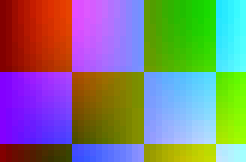
#> input picture tests/PdfNetStack.Tests/Fixtures/Bmp/rgb565.bmp, 41 x 27 px (shown 6 times larger); its folder holds only this picture in this run; the run also reads 4 pictures not shown here
$ python make_bmp_fixtures.py
#> lines starting #> are read from the running program, lines starting #| are printed output that depends on the picture; after the words box and inside, x2 and y2 are one past the last pixel; in counts of white or black regions, pixels touching at a corner belong together
"""Regenerates the BMP test fixtures, and the RGBA pixels Pillow decodes from each.

    rgb24.bmp      24 bit, bottom up, rows padded (Pillow)
    pal8.bmp       8 bit palette (Pillow)
    mono1.bmp      1 bit (Pillow)
    pal4.bmp       4 bit palette
    pal2.bmp       2 bit palette (Pillow does not read these: the reference is computed)
    rle8.bmp       RLE8 with literal runs, a jump and an early line end
    rle4.bmp       RLE4 with odd literal runs and a jump
    rgb565.bmp     16 bit bit fields, 5-6-5
    rgb555.bmp     16 bit, no masks: 5-5-5
    rgba32.bmp     32 bit, version 5 header with an alpha mask
    topdown.bmp    24 bit, negative height
    core24.bmp     24 bit with the OS/2 core header

Run length references are the palette applied to the indexes the encoder wrote, not Pillow's
decode: Pillow reads four bytes for a jump where the format has two, and drops the last pixel of
an odd RLE4 literal run. Pixels a run length image never reaches decode as transparent, so their
reference pixel is transparent too.

    pip install pillow numpy
    python tools/make_bmp_fixtures.py
"""

import struct
from pathlib import Path

import numpy as np
from PIL import Image

OUT = Path(__file__).resolve().parent.parent / "tests" / "PdfNetStack.Tests" / "Fixtures" / "Bmp"


def card(width, height):
    y, x = np.mgrid[0:height, 0:width].astype(np.float64)
    r = 128 + 100 * np.sin(x / 7.0) * np.cos(y / 11.0)
    g = 255 * x / max(1, width - 1)
    b = 255 * ((x // 12 + y // 12) % 2)
    return np.clip(np.stack([r, g, b], axis=-1), 0, 255).astype(np.uint8)


def bmp(width, height, bits, rows, compression=0, palette=None, masks=None, header=40, top_down=False, ppm=2835):
    """A bitmap file: rows already encoded, palette as RGB triples, masks inside a v5 header or after a v1 one."""
    if header == 12:
        info = struct.pack("<IHHHH", 12, width, height, 1, bits)
        table = b"".join(bytes([b, g, r]) for r, g, b in palette or [])
    else:
        info = struct.pack("<IiiHHIIiiII", header, width, -height if top_down else height, 1, bits, compression,
                           len(rows), ppm, ppm, len(palette or []), 0)
        extra = b""
        if header == 124:
            red, green, blue, alpha = masks
            extra = struct.pack("<IIII", red, green, blue, alpha) + b"BGRs" + bytes(36) + bytes(12) + struct.pack("<IIII", 4, 0, 0, 0)
            masks = None
        info += extra
        if masks:
            info += b"".join(struct.pack("<I", m) for m in masks)
        table = b"".join(bytes([b, g, r, 0]) for r, g, b in palette or [])
    offset = 14 + len(info) + len(table)
    return b"BM" + struct.pack("<IHHI", offset + len(rows), 0, 0, offset) + info + table + rows


def pad(row):
    return row + bytes((-len(row)) % 4)


def pack(indexes, bits):
    out = bytearray()
    per = 8 // bits
    for i in range(0, len(indexes), per):
        v = 0
        for k in range(per):
            v <<= bits
            if i + k < len(indexes):
                v |= int(indexes[i + k])
        out.append(v)
    return bytes(out)


def quantized(width, height, colors):
    image = Image.fromarray(card(width, height)).quantize(colors)
    return np.array(image), image.getpalette()[: 3 * colors]


def triples(flat):
    return [tuple(flat[i:i + 3]) for i in range(0, len(flat), 3)]


def save_reference(name, rgba):
    Image.fromarray(np.ascontiguousarray(rgba, dtype=np.uint8)).save(OUT / f"{name}.png")


def pillow_reference(name):
    save_reference(name, np.array(Image.open(OUT / f"{name}.bmp").convert("RGBA")))


def packed_image(name, width, height, bits):
    idx, pal = quantized(width, height, 1 << bits)
    rows = b"".join(pad(pack(idx[y], bits)) for y in reversed(range(height)))
    (OUT / f"{name}.bmp").write_bytes(bmp(width, height, bits, rows, palette=triples(pal)))
    if bits == 2:
        # Pillow does not read 2 bit bitmaps; the reference is the palette applied to the indexes.
        colors = np.array(triples(pal), np.uint8)[idx]
        save_reference(name, np.dstack([colors, np.full(idx.shape, 255, np.uint8)]))
    else:
        pillow_reference(name)


def rle8(width, height):
    idx, pal = quantized(width, height, 64)
    out = bytearray()
    covered = np.zeros((height, width), bool)
    for y in reversed(range(height)):
        row = idx[y]
        line = height - 1 - y
        if line == 3:
            # Leave the rest of this line and two columns of the next untouched.
            out += bytes([0, 2, 2, 1])
            covered[y, :0] = True
            continue
        start = 2 if line == 4 else 0
        end = width - 7 if line == 6 else width
        x = start
        while x < end:
            run = 1
            while x + run < end and row[x + run] == row[x] and run < 255:
                run += 1
            if run >= 3:
                out += bytes([run, row[x]])
                x += run
                continue
            lit = 0
            while x + lit < end and lit < 255 and not (x + lit + 2 < end and row[x + lit] == row[x + lit + 1] == row[x + lit + 2]):
                lit += 1
            if lit < 3:
                for k in range(lit):
                    out += bytes([1, row[x + k]])
            else:
                out += bytes([0, lit]) + bytes(row[x:x + lit]) + bytes(lit & 1)
            x += lit
        covered[y, start:end] = True
        out += bytes([0, 0])
    out += bytes([0, 1])
    return idx, pal, bytes(out), covered


def rle4(width, height):
    idx, pal = quantized(width, height, 16)
    out = bytearray()
    covered = np.zeros((height, width), bool)
    for y in reversed(range(height)):
        row = [int(v) for v in idx[y]]
        line = height - 1 - y
        x = 0
        if line == 2:
            # Jump three pixels right and stay on the line.
            out += bytes([0, 2, 3, 0])
            x = 3
        while x < width:
            # Two alternating colors repeat as a run, else up to 9 pixels go as a literal.
            a, b = row[x], row[x + 1] if x + 1 < width else row[x]
            run = 1
            while x + run < width and row[x + run] == (a if run % 2 == 0 else b) and run < 255:
                run += 1
            if run >= 4:
                out += bytes([run, a << 4 | b])
                x += run
                continue
            lit = min(9 if x % 2 else 7, width - x)
            if lit < 3:
                out += bytes([lit, row[x] << 4 | (row[x + 1] if lit > 1 else 0)])
            else:
                chunk = row[x:x + lit] + [0]
                data = bytes(chunk[i] << 4 | chunk[i + 1] for i in range(0, lit, 2))
                out += bytes([0, lit]) + data + bytes(len(data) & 1)
            x += lit
        covered[y, 3 if line == 2 else 0:] = True
        out += bytes([0, 0])
    out += bytes([0, 1])
    return idx, pal, bytes(out), covered


def run_length(name, width, height, encoder, bits):
    idx, pal, rows, covered = encoder(width, height)
    (OUT / f"{name}.bmp").write_bytes(bmp(width, height, bits, rows, compression=1 if bits == 8 else 2, palette=triples(pal)))
    colors = np.array(triples(pal), np.uint8)[idx]
    rgba = np.dstack([colors, np.full(idx.shape, 255, np.uint8)])
    rgba[~covered] = 0
    save_reference(name, rgba)


def sixteen(name, width, height, masks):
    rgb = card(width, height).astype(np.uint32)
    if masks:
        v = (rgb[..., 0] >> 3) << 11 | (rgb[..., 1] >> 2) << 5 | rgb[..., 2] >> 3
    else:
        v = (rgb[..., 0] >> 3) << 10 | (rgb[..., 1] >> 3) << 5 | rgb[..., 2] >> 3
    rows = b"".join(pad(v[y].astype("<u2").tobytes()) for y in reversed(range(height)))
    (OUT / f"{name}.bmp").write_bytes(bmp(width, height, 16, rows, compression=3 if masks else 0, masks=masks))
    pillow_reference(name)


def main():
    OUT.mkdir(parents=True, exist_ok=True)
    rgb = card(97, 61)
    Image.fromarray(rgb).save(OUT / "rgb24.bmp")
    pillow_reference("rgb24")
    Image.fromarray(rgb).quantize(200).save(OUT / "pal8.bmp")
    pillow_reference("pal8")
    Image.fromarray(rgb).convert("1").save(OUT / "mono1.bmp")
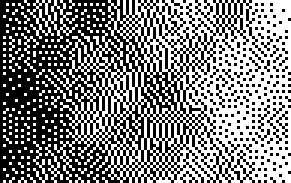
#> saved as mono1.bmp: PIL image 97x61 1 (shown 3 times larger); 49.7% white in thin lines or dots
    pillow_reference("mono1")

    packed_image("pal4", 37, 23, 4)
#> in packed_image, `idx, pal = quantized(width, height, 1 << bits)`: pal = 48 values, max 255 at index 14, min 0 at index 11, mean 125.8
#> the loop in pack, `for i in range(0, len(indexes), per):` made 19 passes
#> i on passes 3 to 14: 4, 6, 8, 10, 12, 14, 16, 18, 20, 22, 24, 26
#> the loop in pack (call 2), `for i in range(0, len(indexes), per):` made 19 passes
#> in bmp, `offset = 14 + len(info) + len(table)`: offset = 118
    packed_image("pal2", 29, 17, 2)
#> call 2 of quantized, with width = 29, height = 17, colors = 4
#> in quantized (call 2), `image = Image.fromarray(card(width, height)).quantize(colors)`:
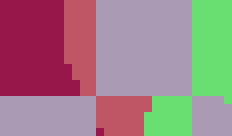
#> image: PIL image 29x17 P (shown 8 times larger); mean R, G, B 157.3, 129, 134.5
    run_length("rle8", 61, 23, rle8, 8)
#> in rle8, `idx, pal = quantized(width, height, 64)`:
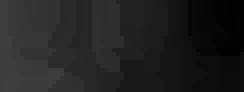
#> idx: shape (23, 61) (shown 4 times larger); min 0, max 63, mean 32.8
#> in rle8, `idx, pal = quantized(width, height, 64)`: pal = 192 values, max 255 at index 2, min 0 at index 5, mean 132.6
#> after the loop in rle8, `for y in reversed(range(height)):`:
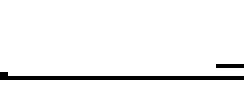
#> covered: shape (23, 61) bool (shown 4 times larger); 95% white; black in thin lines or dots, all inside (x1, y1, x2, y2) = (0, 16, 61, 20)
#> in run_length, `rgba[~covered] = 0`:
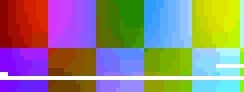
#> rgba: shape (23, 61, 4) (shown 4 times larger); mean of channels 0, 1, 2, 3 130.3, 120.2, 118.5, 242.3; transparent parts drawn white
    run_length("rle4", 45, 19, rle4, 4)
#> call 4 of quantized, with width = 45, height = 19, colors = 16
#> in quantized (call 4), `image = Image.fromarray(card(width, height)).quantize(colors)`:
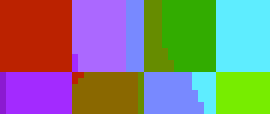
#> image: PIL image 45x19 P (shown 6 times larger); mean R, G, B 130.1, 129.5, 124.9
#> in rle4, `idx, pal = quantized(width, height, 16)`: pal = 48 values, max 255 at index 2, min 0 at index 5, mean 124.9
    sixteen("rgb565", 41, 27, [0xF800, 0x07E0, 0x001F])
    sixteen("rgb555", 41, 27, None)

    # 32 bit BGRA with a version 5 header naming the alpha mask.
    w, h = 33, 21
    rgba = np.dstack([card(w, h), (np.arange(w)[None, :] * 255 // (w - 1)).repeat(h, 0).astype(np.uint8)])
    rows = b"".join(rgba[y][:, [2, 1, 0, 3]].tobytes() for y in reversed(range(h)))
    (OUT / "rgba32.bmp").write_bytes(bmp(w, h, 32, rows, compression=3, header=124, masks=[0xFF0000, 0xFF00, 0xFF, 0xFF000000]))
    pillow_reference("rgba32")
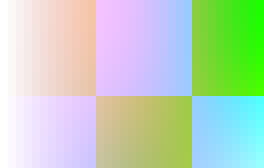
#> input picture tests/PdfNetStack.Tests/Fixtures/Bmp/rgba32.bmp, 33 x 21 px (shown 8 times larger)
#> in save_reference, rgba is the input picture: shape (21, 33, 4); mean R, G, B, A 139.4, 127, 122.5, 127

    w, h = 27, 13
    rgb = card(w, h)
    rows = b"".join(pad(rgb[y][:, ::-1].tobytes()) for y in range(h))
    (OUT / "topdown.bmp").write_bytes(bmp(w, h, 24, rows, top_down=True))
    pillow_reference("topdown")

    rows = b"".join(pad(rgb[y][:, ::-1].tobytes()) for y in reversed(range(h)))
    (OUT / "core24.bmp").write_bytes(bmp(w, h, 24, rows, header=12))
    pillow_reference("core24")


if __name__ == "__main__":
    main()
